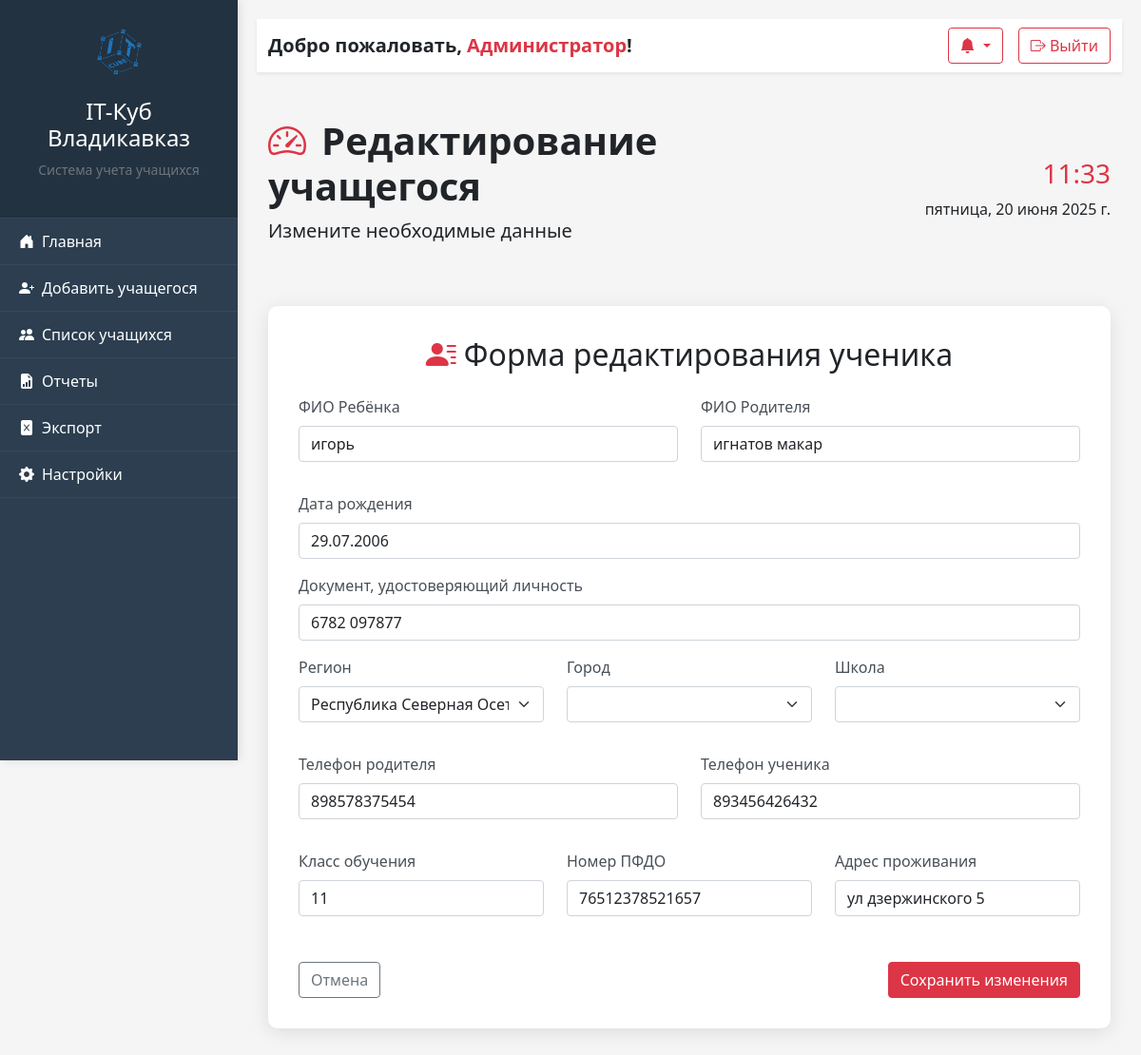
Screenshot of /edit_student/4 with the database file from the repository.
### data/students.py (models this page shows)
class Student(SqlAlchemyBase):
    __tablename__ = 'students'
    id = sqlalchemy.Column(sqlalchemy.Integer, sqlalchemy.ForeignKey("group_student_id.id_student"),
                           primary_key=True, autoincrement=True)
    name_student = sqlalchemy.Column(sqlalchemy.String, nullable=True)
    name_parent = sqlalchemy.Column(sqlalchemy.String, nullable=True)
    birthday = sqlalchemy.Column(sqlalchemy.String, nullable=True)
    PFDO = sqlalchemy.Column(sqlalchemy.Integer, nullable=True)
    city = sqlalchemy.Column(sqlalchemy.String, nullable=True)
    school = sqlalchemy.Column(sqlalchemy.String, nullable=True)
    student_phone = sqlalchemy.Column(sqlalchemy.Integer, nullable=True)
    parent_phone = sqlalchemy.Column(sqlalchemy.Integer, nullable=True)
    school_class = sqlalchemy.Column(sqlalchemy.Integer, nullable=True)
    document = sqlalchemy.Column(sqlalchemy.Integer, nullable=True)
    adres_of_living = sqlalchemy.Column(sqlalchemy.String, nullable=True)

### server.py (the view, shortened to what this page needs)
@app.route('/edit_student/<int:student_id>', methods=['GET', 'POST'])
def edit_student(student_id):
    db_sess = db_session.create_session()
    student = db_sess.query(Student).get(student_id)
    if not student:
        return redirect('/students')
    form = RegistrationForm(obj=student)
    curr_city = student.city
    curr_school = student.school
    return render_template("edit_student.html", form=form, student_id=student_id, current_city=curr_city, current_school=curr_school)

### api/api_regions.py (called while the page is built)
def get_regions_data():
    return [{"id": REGION_ID,
             "title": "Республика Северная Осетия — Алания"
    }]

### data/db_session.py (called while the page is built)
def create_session() -> Session:
    global __factory
    return __factory()

### templates/edit_student.html (shortened to what this page needs)
{% extends "base.html" %}
{% block page_title %}Редактирование учащегося{% endblock %}
{% block page_subtitle %}Измените необходимые данные{% endblock %}
{% block content %}
<div class="container mt-4">
    <div class="registration-container">
        <h2 class="mb-4 text-center"><i class="bi bi-person-lines-fill me-2 text-danger"></i>Форма редактирования ученика</h2>
        <form action="/edit_student/{{ student_id }}" method="post" novalidate class="needs-validation">
            <div class="row mb-3">
                <div class="col-md-6 mb-3">
                    <label for="name_student" class="form-label">ФИО Ребёнка</label>
                    {{ form.name_student(class="form-control", placeholder="Введите имя ученика") }}
                </div>
                <div class="col-md-6 mb-3">
                    <label for="name_parent" class="form-label">ФИО Родителя</label>
                    {{ form.name_parent(class="form-control", placeholder="Введите имя родителя") }}
                </div>
            </div>
            <div class="mb-3">
                <label for="birthday" class="form-label">Дата рождения</label>
                {{ form.birthday(class="form-control", placeholder="ДД.ММ.ГГГГ") }}
            </div>
            <div class="mb-3">
                <label for="document" class="form-label">Документ, удостоверяющий личность</label>
                {{ form.document(class="form-control", placeholder="Серия и номер паспорта или номер свидетельства о рождении") }}
            </div>
            <div class="row mb-3">
                <div class="col-md-4 mb-3">
                    <label for="region" class="form-label">Регион</label>
                    {{ form.region(class="form-select", onchange="this.form.submit()") }}
                </div>
                <div class="col-md-4 mb-3">
                    <label for="city" class="form-label">Город</label>
                    {{ form.city(class="form-select", onchange="this.form.submit()") }}
                </div>
                <div class="col-md-4 mb-3">
                    <label for="school" class="form-label">Школа</label>
                    {{ form.school(class="form-select") }}
                </div>
            </div>
            <div class="row mb-3">
                <div class="col-md-6 mb-3">
                    <label for="parent_phone" class="form-label">Телефон родителя</label>
                    {{ form.parent_phone(class="form-control") }}
                </div>
                <div class="col-md-6 mb-3">
                    <label for="student_phone" class="form-label">Телефон ученика</label>
                    {{ form.student_phone(class="form-control") }}
                </div>
            </div>
            <div class="row mb-3">
                <div class="col-md-4 mb-3">
                    <label for="school_class" class="form-label">Класс обучения</label>
                    {{ form.school_class(class="form-control", placeholder="Класс обучения") }}
                </div>
                <div class="col-md-4 mb-3">
                    <label for="PFDO" class="form-label">Номер ПФДО</label>
                    {{ form.PFDO(class="form-control", placeholder="Номер сертификата") }}
                </div>
                <div class="col-md-4 mb-3">
                    <label for="adres_of_living" class="form-label">Адрес проживания</label>
                    {{ form.adres_of_living(class="form-control", placeholder="Адрес проживания") }}
                </div>
            </div>
            <div class="d-flex justify-content-between pt-3">
                <a href="/students" class="btn btn-outline-secondary">Отмена</a>
                {{ form.submit(class="btn btn-register", value="Сохранить изменения") }}
            </div>
        </form>
    </div>
</div>
{% endblock %}

### static/css/style.css (style rules this page uses)
:root { --primary-color: #2c3e50; --secondary-color: #3498db; --accent-color: #e74c3c; --light-color: #f8f9fa; --dark-color: #212529; }
body { font-family: 'Segoe UI', Tahoma, Geneva, Verdana, sans-serif; background-color: #f5f5f5; overflow-x: hidden; }

### templates/edit_student.html (style rules this page uses)
.registration-container { background-color: white; border-radius: 10px; padding: 2rem; box-shadow: 0 4px 20px rgba(0, 0, 0, 0.1); margin-bottom: 2rem; }
.form-label { font-weight: 500; color: #495057; }
.btn-register { background-color: #dc3545; border-color: #dc3545; color: white; }

### rows the page displays
Student: name_student "игорь", name_parent "игнатов макар", birthday "29.07.2006", document "6782 097877", parent_phone "898578375454", student_phone "893456426432", school_class "11", PFDO "76512378521657", adres_of_living "ул дзержинского 5"
